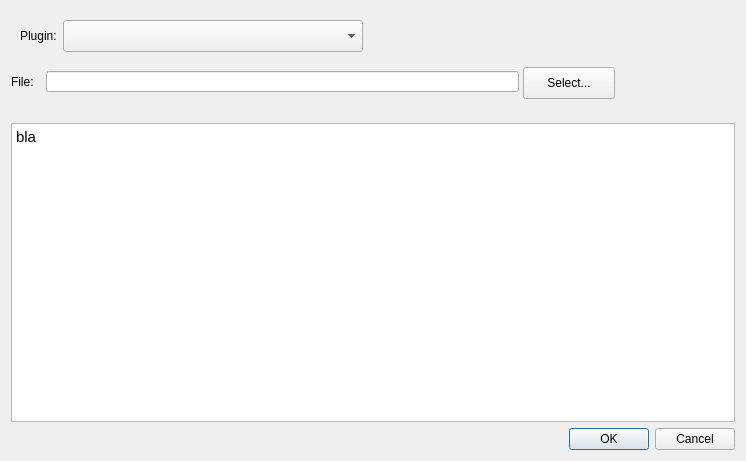
<?xml version="1.0" encoding="UTF-8"?>
<ui version="4.0">
 <class>Dialog</class>
 <widget class="QDialog" name="Dialog">
  <property name="geometry">
   <rect>
    <x>0</x>
    <y>0</y>
    <width>746</width>
    <height>461</height>
   </rect>
  </property>
  <property name="sizePolicy">
   <sizepolicy hsizetype="Preferred" vsizetype="Preferred">
    <horstretch>0</horstretch>
    <verstretch>0</verstretch>
   </sizepolicy>
  </property>
  <property name="windowTitle">
   <string>Plugin Export Options</string>
  </property>
  <layout class="QVBoxLayout" name="verticalLayout">
   <item>
    <widget class="QWidget" name="widget" native="true">
     <property name="minimumSize">
      <size>
       <width>0</width>
       <height>50</height>
      </size>
     </property>
     <property name="maximumSize">
      <size>
       <width>16777215</width>
       <height>200</height>
      </size>
     </property>
     <layout class="QHBoxLayout" name="horizontalLayout_7">
      <item>
       <widget class="QLabel" name="label">
        <property name="maximumSize">
         <size>
          <width>100</width>
          <height>16777215</height>
         </size>
        </property>
        <property name="text">
         <string>Plugin:</string>
        </property>
       </widget>
      </item>
      <item>
       <widget class="QComboBox" name="comboBox">
        <property name="sizePolicy">
         <sizepolicy hsizetype="Preferred" vsizetype="Fixed">
          <horstretch>0</horstretch>
          <verstretch>0</verstretch>
         </sizepolicy>
        </property>
        <property name="minimumSize">
         <size>
          <width>300</width>
          <height>0</height>
         </size>
        </property>
        <property name="maximumSize">
         <size>
          <width>300</width>
          <height>40</height>
         </size>
        </property>
        <property name="layoutDirection">
         <enum>Qt::LeftToRight</enum>
        </property>
       </widget>
      </item>
      <item>
       <spacer name="horizontalSpacer">
        <property name="orientation">
         <enum>Qt::Horizontal</enum>
        </property>
        <property name="sizeHint" stdset="0">
         <size>
          <width>200</width>
          <height>20</height>
         </size>
        </property>
       </spacer>
      </item>
     </layout>
    </widget>
   </item>
   <item>
    <widget class="QWidget" name="exportFileOptionsWidget" native="true">
     <property name="enabled">
      <bool>true</bool>
     </property>
     <property name="sizePolicy">
      <sizepolicy hsizetype="Preferred" vsizetype="Expanding">
       <horstretch>0</horstretch>
       <verstretch>0</verstretch>
      </sizepolicy>
     </property>
     <property name="maximumSize">
      <size>
       <width>16777215</width>
       <height>50</height>
      </size>
     </property>
     <widget class="QLabel" name="label_2">
      <property name="geometry">
       <rect>
        <x>0</x>
        <y>4</y>
        <width>25</width>
        <height>21</height>
       </rect>
      </property>
      <property name="text">
       <string>File:</string>
      </property>
     </widget>
     <widget class="QPushButton" name="fileSelectButton">
      <property name="geometry">
       <rect>
        <x>512</x>
        <y>0</y>
        <width>92</width>
        <height>32</height>
       </rect>
      </property>
      <property name="text">
       <string>Select...</string>
      </property>
     </widget>
     <widget class="QLineEdit" name="filepathEdit">
      <property name="geometry">
       <rect>
        <x>35</x>
        <y>4</y>
        <width>473</width>
        <height>21</height>
       </rect>
      </property>
      <property name="readOnly">
       <bool>false</bool>
      </property>
     </widget>
    </widget>
   </item>
   <item>
    <widget class="QTextEdit" name="metaInfoTextEdit">
     <property name="enabled">
      <bool>true</bool>
     </property>
     <property name="html">
      <string>&lt;!DOCTYPE HTML PUBLIC &quot;-//W3C//DTD HTML 4.0//EN&quot; &quot;http://www.w3.org/TR/REC-html40/strict.dtd&quot;&gt;
&lt;html&gt;&lt;head&gt;&lt;meta name=&quot;qrichtext&quot; content=&quot;1&quot; /&gt;&lt;style type=&quot;text/css&quot;&gt;
p, li { white-space: pre-wrap; }
&lt;/style&gt;&lt;/head&gt;&lt;body style=&quot; font-family:'.SF NS Text'; font-size:13pt; font-weight:400; font-style:normal;&quot;&gt;
&lt;p style=&quot; margin-top:0px; margin-bottom:0px; margin-left:0px; margin-right:0px; -qt-block-indent:0; text-indent:0px;&quot;&gt;&lt;span style=&quot; font-family:'Ubuntu'; font-size:11pt;&quot;&gt;bla&lt;/span&gt;&lt;/p&gt;&lt;/body&gt;&lt;/html&gt;</string>
     </property>
    </widget>
   </item>
   <item>
    <widget class="QDialogButtonBox" name="buttonBox">
     <property name="orientation">
      <enum>Qt::Horizontal</enum>
     </property>
     <property name="standardButtons">
      <set>QDialogButtonBox::Cancel|QDialogButtonBox::Ok</set>
     </property>
    </widget>
   </item>
  </layout>
 </widget>
 <resources/>
 <connections/>
</ui>
